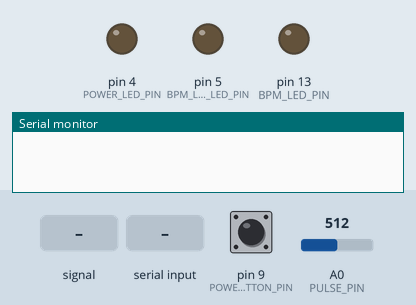
Simulated run of this sketch. Board: Arduino Uno, built with avr-gcc and run on an emulated ATmega328P. On the bench: output pins drawn as LEDs (lit = HIGH), the last lines printed to the serial monitor. Inputs (shaded band) come from the test bench; at power-on: pin 9 (POWER_BUTTON_PIN) LOW, A0 (PULSE_PIN) = 512.

Above: at 1.2 s.
1.3 s: pin 9 (POWER_BUTTON_PIN) pulled HIGH for 1 s
At 3.2 s:
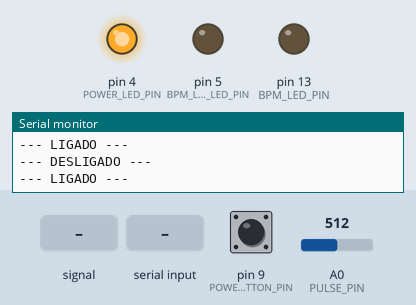
3.8 s: A0 (PULSE_PIN) fed a 200 Hz sine of ±81 counts around its level
At 4.74 s:
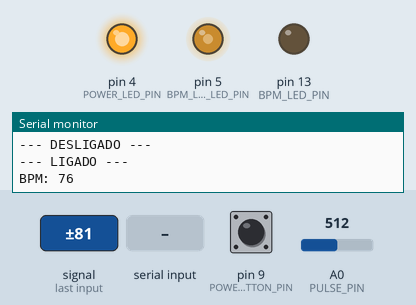
6.8 s: A0 (PULSE_PIN) set to 527
At 7.8 s:
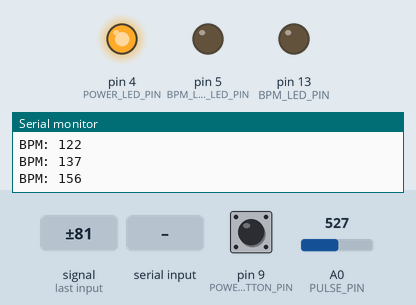
8.6 s: "0" received over the second serial link
At 9.8 s:
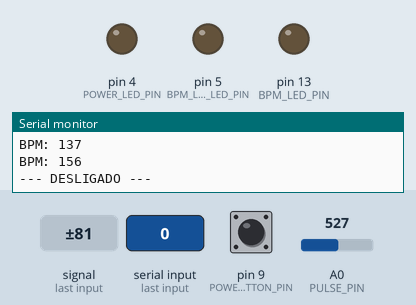
10.1 s: "1" received over the second serial link
At 11.3 s:
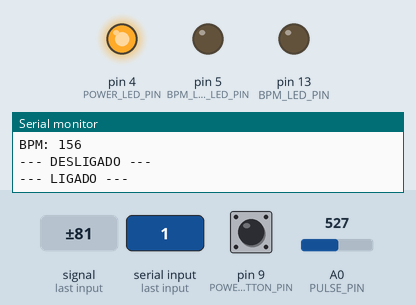
11.6 s: A0 (PULSE_PIN) fed a 50 Hz sine of ±306 counts around its level
At 14.63 s:
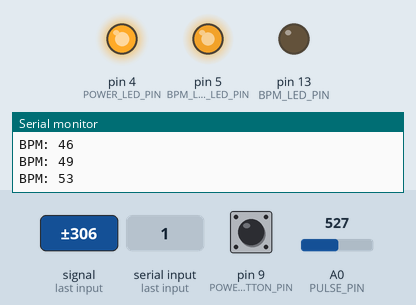
Timing chart, 0 to 15.6 s (numbered marks = the images above; inputs shaded):
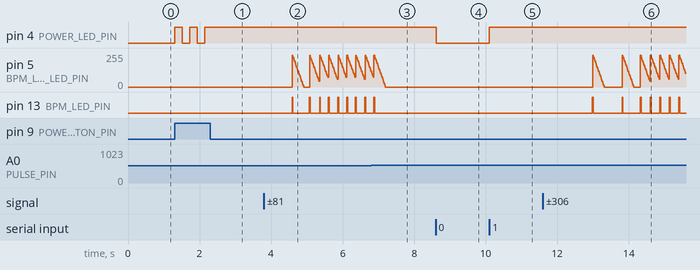

The sketch:

trabalhoBpm.ino
```cpp
#include <SoftwareSerial.h>

#define BPM_LED_PIN 13
#define BPM_LONG_LED_PIN 5
#define POWER_BUTTON_PIN 9
#define POWER_LED_PIN 4

//Portas do BT
SoftwareSerial btSerial(10, 11); // RX, TX


// Usado para fazer a animação do LED BPM_LONG_LED_PIN
int gBPMLongTaxa = 0;
#define BPM_LONG_MAX 255


// Variáveis voláteis, utilizado na rotina de serviço de interrupção!
volatile int BPM; // contém o valor dos batimentos retornados no pino 0. atualizado a cada 2mS


volatile boolean QS = false; // Verdadeiro quando o android encontra um batimento

boolean gLigado = false;

//colocar invertido os cabos;

void setup()
{
  pinMode(BPM_LED_PIN, OUTPUT);
  pinMode(BPM_LONG_LED_PIN, OUTPUT);
  pinMode(POWER_LED_PIN, OUTPUT);
  pinMode(POWER_BUTTON_PIN, INPUT);

  btSerial.begin(9600);
  Serial.begin(115200);

  interruptSetup(); // define a leitura do sinal do sensor de pulso a cada 2mS
}


void enabled_leds(boolean enabled)
{
  if (!enabled)
  {
    digitalWrite(BPM_LED_PIN, LOW);
    digitalWrite(BPM_LONG_LED_PIN, LOW);
    digitalWrite(POWER_LED_PIN, LOW);
  }
  else
    digitalWrite(POWER_LED_PIN, HIGH);
}


void dalay_custom(int d) { delay(d); }


void ligar_sensor(void)
{
  if(btSerial.available())
  {
    char letra = btSerial.read();
    if (letra == '1')
    {
      Serial.println("--- LIGADO ---");
      gLigado = true;
      enabled_leds(true);
    }
    else if (letra == '0')
    {
      Serial.println("--- DESLIGADO ---");
      gLigado = false;
      enabled_leds(false);
    }
  }
  else if (digitalRead(POWER_BUTTON_PIN) == HIGH)
  {
    if (gLigado = !gLigado)
    {
      Serial.println("--- LIGADO ---");
      enabled_leds(true);
    }
    else
    {
      Serial.println("--- DESLIGADO ---");
      enabled_leds(false);
    }
    dalay_custom(200);
  }
}

void loop()
{
  if (gLigado)
  {
    if (QS == true)
    {
      /* Se existe um batimento
       * Então o BPM IBI foram determinados */

      digitalWrite(BPM_LED_PIN,HIGH);
      gBPMLongTaxa = BPM_LONG_MAX;

      Serial.print("BPM: ");
      Serial.println(BPM);
      btSerial.println(BPM);


      QS = false;  // Reseta para proxima vez
    }
    else
      digitalWrite(BPM_LED_PIN,LOW);


    ledFadeToBeat(); //Efeito no Led
    dalay_custom(20);
  }

  ligar_sensor();
}

/*Função utilizada para animação do LED Batimento */
void ledFadeToBeat()
{
    gBPMLongTaxa -= 15;
    gBPMLongTaxa = constrain(gBPMLongTaxa, 0, BPM_LONG_MAX); //-> [a N b = N], [N a b = a], [a b N = N]
    analogWrite(BPM_LONG_LED_PIN, gBPMLongTaxa);
}
```

Interrupt.ino
```cpp
#define PULSE_PIN 0 //Sensor de Pulsações ligado ao pino analógico 0

volatile int rate[10];                    // array to hold last ten IBI values
volatile unsigned long sampleCounter = 0;          // used to determine pulse timing
volatile unsigned long lastBeatTime = 0;           // used to find IBI
volatile int P =512;                      // used to find peak in pulse wave, seeded
volatile int T = 512;                     // used to find trough in pulse wave, seeded
volatile int thresh = 525;                // used to find instant moment of heart beat, seeded
volatile int amp = 100;                   // used to hold amplitude of pulse waveform, seeded
volatile boolean firstBeat = true;        // used to seed rate array so we startup with reasonable BPM
volatile boolean secondBeat = false;      // used to seed rate array so we startup with reasonable BPM
volatile int Signal;                      // contém os dados brutos da entrada
volatile int IBI = 600;                   // mantém o intervalo de tempo entre batidas
volatile boolean Pulse = false;     // "True" quando o batimento é detectado. "False" caso contrario

void interruptSetup(){
  // Initializes Timer2 to throw an interrupt every 2mS.
  TCCR2A = 0x02;     // DISABLE PWM ON DIGITAL PINS 3 AND 11, AND GO INTO CTC MODE
  TCCR2B = 0x06;     // DON'T FORCE COMPARE, 256 PRESCALER
  OCR2A = 0X7C;      // SET THE TOP OF THE COUNT TO 124 FOR 500Hz SAMPLE RATE
  TIMSK2 = 0x02;     // ENABLE INTERRUPT ON MATCH BETWEEN TIMER2 AND OCR2A
  sei();             // MAKE SURE GLOBAL INTERRUPTS ARE ENABLED
}


// THIS IS THE TIMER 2 INTERRUPT SERVICE ROUTINE.
// Timer 2 makes sure that we take a reading every 2 miliseconds
ISR(TIMER2_COMPA_vect){                         // triggered when Timer2 counts to 124
  cli();                                      // disable interrupts while we do this
  Signal = analogRead(PULSE_PIN);              // read the Pulse Sensor
  sampleCounter += 2;                         // keep track of the time in mS with this variable
  int N = sampleCounter - lastBeatTime;       // monitor the time since the last beat to avoid noise

    //  find the peak and trough of the pulse wave
  if(Signal < thresh && N > (IBI/5)*3){       // avoid dichrotic noise by waiting 3/5 of last IBI
    if (Signal < T){                        // T is the trough
      T = Signal;                         // keep track of lowest point in pulse wave
    }
  }

  if(Signal > thresh && Signal > P){          // thresh condition helps avoid noise
    P = Signal;                             // P is the peak
  }                                        // keep track of highest point in pulse wave

  //  NOW IT'S TIME TO LOOK FOR THE HEART BEAT
  // signal surges up in value every time there is a pulse
  if (N > 250){                                   // avoid high frequency noise
    if ( (Signal > thresh) && (Pulse == false) && (N > (IBI/5)*3) ){
      Pulse = true;                               // set the Pulse flag when we think there is a pulse
//      digitalWrite(blinkPin,HIGH);                // turn on pin 13 LED
      IBI = sampleCounter - lastBeatTime;         // measure time between beats in mS
      lastBeatTime = sampleCounter;               // keep track of time for next pulse

      if(secondBeat){                        // if this is the second beat, if secondBeat == TRUE
        secondBeat = false;                  // clear secondBeat flag
        for(int i=0; i<=9; i++){             // seed the running total to get a realisitic BPM at startup
          rate[i] = IBI;
        }
      }

      if(firstBeat){                         // if it's the first time we found a beat, if firstBeat == TRUE
        firstBeat = false;                   // clear firstBeat flag
        secondBeat = true;                   // set the second beat flag
        sei();                               // enable interrupts again
        return;                              // IBI value is unreliable so discard it
      }


      // keep a running total of the last 10 IBI values
      word runningTotal = 0;                  // clear the runningTotal variable

      for(int i=0; i<=8; i++){                // shift data in the rate array
        rate[i] = rate[i+1];                  // and drop the oldest IBI value
        runningTotal += rate[i];              // add up the 9 oldest IBI values
      }

      rate[9] = IBI;                          // add the latest IBI to the rate array
      runningTotal += rate[9];                // add the latest IBI to runningTotal
      runningTotal /= 10;                     // average the last 10 IBI values
      BPM = 60000/runningTotal;               // how many beats can fit into a minute? that's BPM!
      QS = true;                              // set Quantified Self flag
      // QS FLAG IS NOT CLEARED INSIDE THIS ISR
    }
  }

  if (Signal < thresh && Pulse == true){   // when the values are going down, the beat is over
//    digitalWrite(blinkPin,LOW);            // turn off pin 13 LED
    Pulse = false;                         // reset the Pulse flag so we can do it again
    amp = P - T;                           // get amplitude of the pulse wave
    thresh = amp/2 + T;                    // set thresh at 50% of the amplitude
    P = thresh;                            // reset these for next time
    T = thresh;
  }

  if (N > 2500){                           // if 2.5 seconds go by without a beat
    thresh = 512;                          // set thresh default
    P = 512;                               // set P default
    T = 512;                               // set T default
    lastBeatTime = sampleCounter;          // bring the lastBeatTime up to date
    firstBeat = true;                      // set these to avoid noise
    secondBeat = false;                    // when we get the heartbeat back
  }

  sei();                                   // enable interrupts when youre done!
}// end isr
```

Measured:
- the behaviour switches between 512 and 513 on A0 (PULSE_PIN) (found by bisection; images 2 and 3)
- after the input at 1.3 s, pin 4 (POWER_LED_PIN): alternates HIGH for 0.22 s and LOW for 0.20 s, 5 changes in all, then stays HIGH, starting at once
- after the input at 6.8 s, pin 13 (BPM_LED_PIN): goes on until 6.9 s, then stays LOW
- after the input at 8.6 s, pin 4 (POWER_LED_PIN): HIGH → LOW at once
- after the input at 10.1 s, pin 4 (POWER_LED_PIN): LOW → HIGH at once
- after the input at 11.6 s, pin 13 (BPM_LED_PIN): goes HIGH 0.02 s, LOW 0.80 s, HIGH 0.02 s, LOW 0.48 s, 4 × (HIGH 0.02 s, LOW 0.26 s), HIGH 0.02 s, then LOW, starting after 1.4 s
